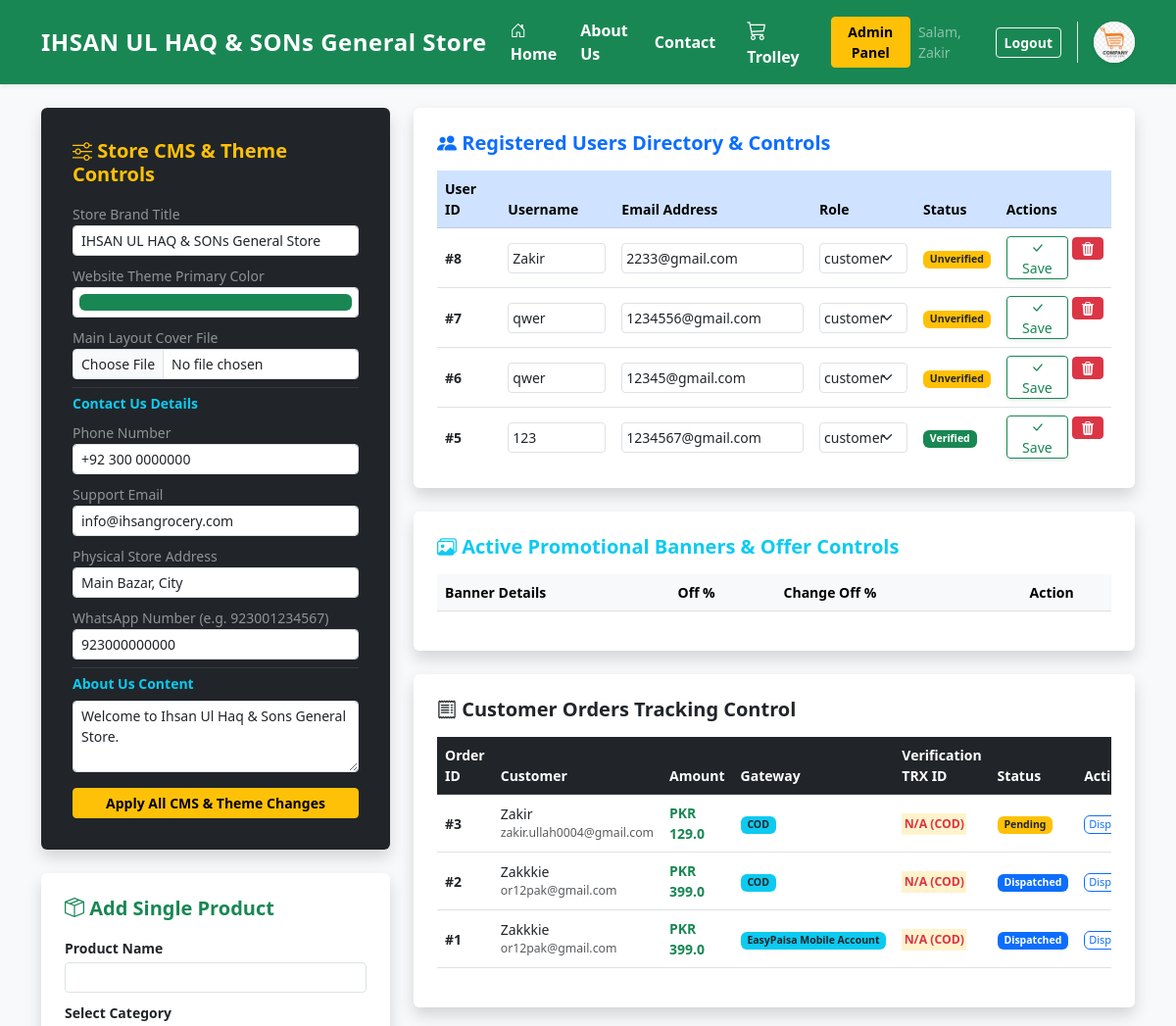
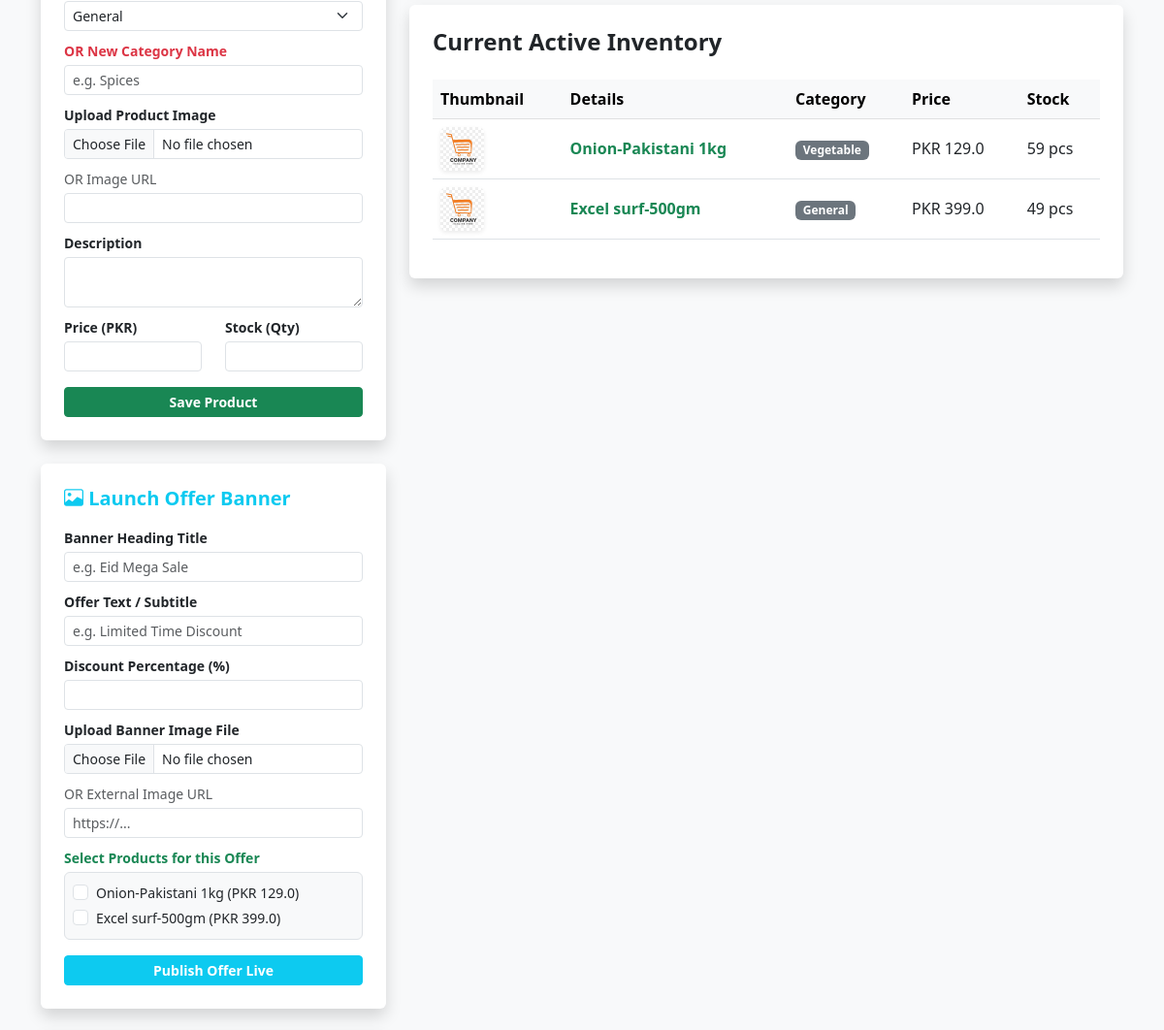
The app's page /admin/dashboard (signed in, upper part), older data (2 pictures, top to bottom).
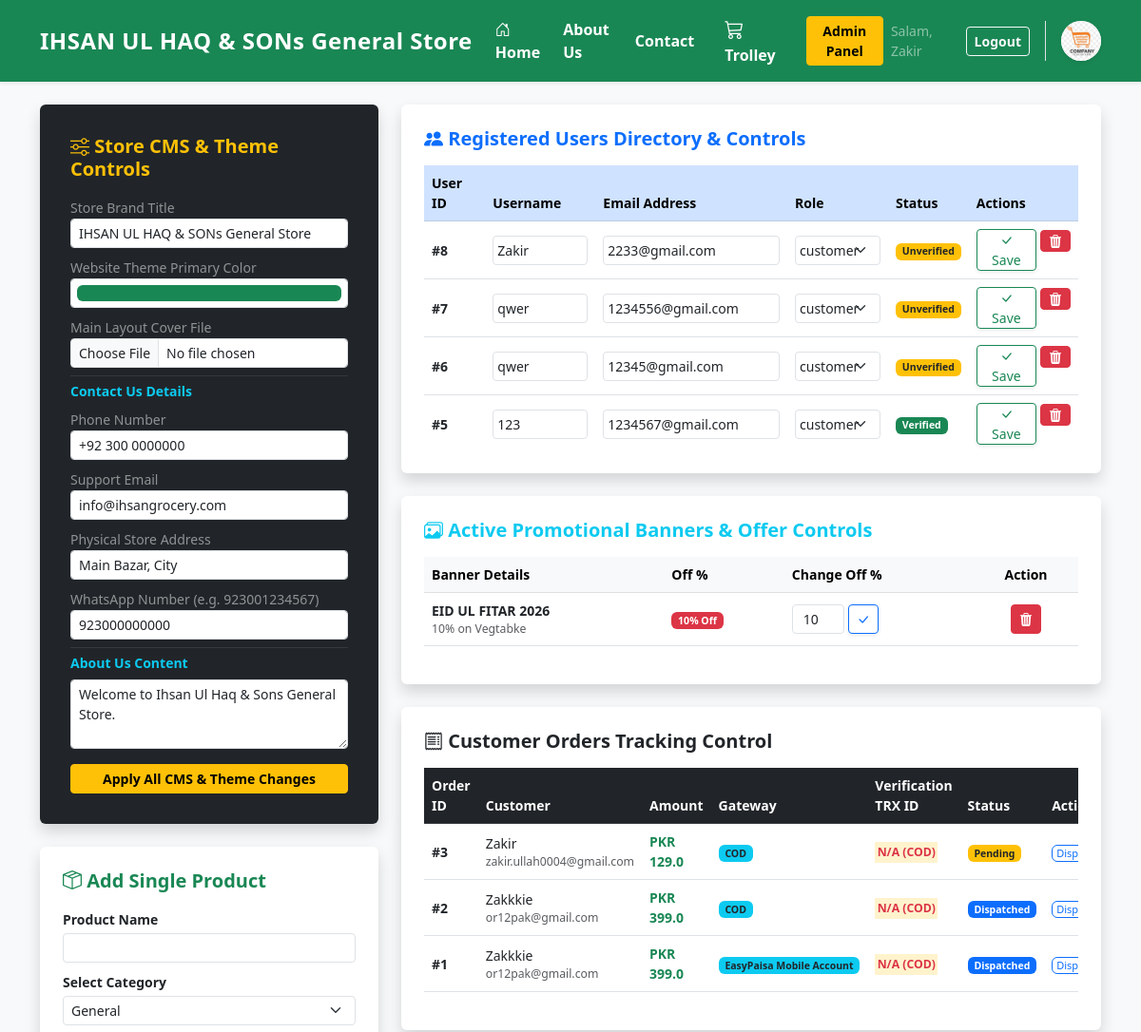
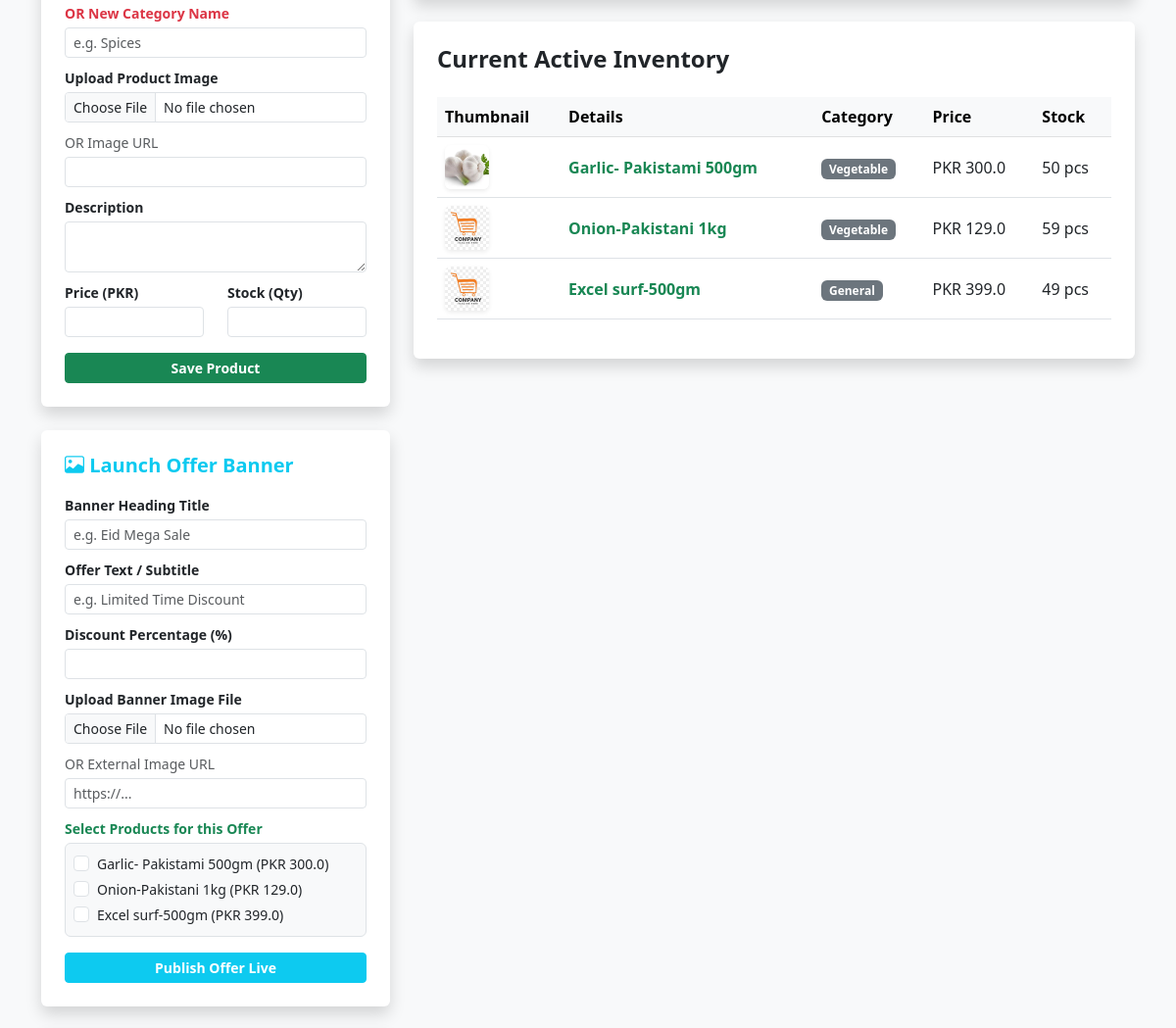
The same page, newer data (2 pictures, top to bottom).
### tables this page shows
CREATE TABLE products (
            id INTEGER PRIMARY KEY AUTOINCREMENT,
            name TEXT NOT NULL,
            description TEXT,
            price REAL NOT NULL,
            stock INTEGER NOT NULL,
            image_url TEXT
        , banner_id INTEGER DEFAULT NULL, category TEXT DEFAULT 'General');

CREATE TABLE users (
            id INTEGER PRIMARY KEY AUTOINCREMENT,
            username TEXT NOT NULL,
            email TEXT UNIQUE NOT NULL,
            password_hash TEXT NOT NULL,
            role TEXT NOT NULL DEFAULT 'customer'
        , is_verified INTEGER DEFAULT 0, otp_code TEXT DEFAULT NULL);

CREATE TABLE orders (
            id INTEGER PRIMARY KEY AUTOINCREMENT,
            user_id INTEGER NOT NULL,
            total_price REAL NOT NULL,
            status TEXT NOT NULL,
            payment_method TEXT NOT NULL DEFAULT 'Cash on Delivery',
            order_date TIMESTAMP DEFAULT CURRENT_TIMESTAMP, transaction_id TEXT,
            FOREIGN KEY (user_id) REFERENCES users (id)
        );

CREATE TABLE banners (
            id INTEGER PRIMARY KEY AUTOINCREMENT,
            title TEXT NOT NULL,
            offer_text TEXT,
            image_url TEXT NOT NULL,
            active INTEGER DEFAULT 1
        , discount_percentage INTEGER DEFAULT 0);

### routes/admin.py (the view, shortened to what this page needs)
@admin_bp.route('/dashboard', methods=['GET', 'POST'])
def dashboard():
    if not is_admin():
        flash('Aap is page ko access nahi kar sakte.', 'error')
        return redirect(url_for('auth.login'))
    conn = get_db_connection()
    cursor = conn.cursor()
    cursor.execute("SELECT * FROM products ORDER BY id DESC")
    products = cursor.fetchall()
    cursor.execute("SELECT DISTINCT category FROM products WHERE category IS NOT NULL")
    categories = [r['category'] for r in cursor.fetchall()]
    cursor.execute("SELECT * FROM banners ORDER BY id DESC")
    banners = cursor.fetchall()
    cursor.execute('''
        SELECT orders.id, users.username, users.email, orders.total_price, orders.payment_method, orders.transaction_id, orders.status
        FROM orders
        JOIN users ON orders.user_id = users.id
        ORDER BY orders.id DESC
    ''')
    orders = cursor.fetchall()
    cursor.execute("SELECT COUNT(*) as count FROM orders WHERE status = 'Pending'")
    total_orders = cursor.fetchone()['count']
    cursor.execute("SELECT id, username, email, role, is_verified FROM users ORDER BY id DESC")
    users = cursor.fetchall()
    conn.close()
    return render_template('admin_dashboard.html', products=products, categories=categories, banners=banners, orders=orders, total_orders=total_orders, users=users)

### database/db_handler.py (called while the page is built)
def get_db_connection():
    conn = sqlite3.connect(DATABASE_NAME)
    conn.row_factory = sqlite3.Row
    return conn

### routes/admin.py (called while the page is built)
def is_admin():
    return session.get('role') == 'admin'

### templates/admin_dashboard.html (shortened to what the changed rows need)
{% extends "base.html" %}
{% block content %}
<div class="row">
    <div class="col-md-4 mb-4">
        <div class="card shadow border-0 mt-4 border-info">
            <div class="card-body p-4">
                <form action="{{ url_for('admin.add_banner') }}" method="POST" enctype="multipart/form-data">
                    <div class="mb-3">
                        <div class="border rounded p-2 bg-light" style="max-height: 120px; overflow-y: auto;">
                            {% for product in products %}
                                <div class="form-check">
                                    <input class="form-check-input" type="checkbox" name="offer_products" value="{{ product.id }}" id="prod_{{ product.id }}">
                                    <label class="form-check-label small" for="prod_{{ product.id }}">{{ product.name }} (PKR {{ product.price }})</label>
                                </div>
                            {% endfor %}
                        </div>
                    </div>
                </form>
            </div>
        </div>
    </div>
    <div class="col-md-8">
        <div class="card shadow border-0 p-4 mb-4 border-primary">
            <div class="table-responsive" style="max-height: 300px; overflow-y: auto;">
                <table class="table table-hover align-middle small">
                    <thead class="table-primary">
                        <tr>
                            <th>User ID</th>
                            <th>Username</th>
                            <th>Email Address</th>
                            <th>Role</th>
                            <th>Status</th>
                            <th>Actions</th>
                        </tr>
                    </thead>
                    <tbody>
                        {% for user in users %}
                        <tr>
                            <td class="fw-bold">#{{ user.id }}</td>
                            <td>
                                <form id="user-form-{{ user.id }}" action="{{ url_for('admin.edit_user', user_id=user.id) }}" method="POST" class="d-flex gap-1">
                                    <input type="text" name="username" class="form-control form-control-sm px-1" value="{{ user.username }}" style="width: 100px;" required>
                            </td>
                            <td>
                                    <input type="email" name="email" class="form-control form-control-sm px-1" value="{{ user.email }}" required>
                            </td>
                            <td>
                                    <select name="role" class="form-select form-select-sm px-1" style="width: 90px;">
                                        <option value="customer" {% if user.role == 'customer' %}selected{% endif %}>customer</option>
                                    </select>
                            </td>
                            <td>
                                <span class="badge {% if user.is_verified %}bg-success{% else %}bg-warning text-dark{% endif %}">
                                    {{ 'Verified' if user.is_verified else 'Unverified' }}
                                </span>
                            </td>
                            <td>
                                <div class="d-flex gap-1">
                                    <button type="submit" class="btn btn-sm btn-outline-success py-0 px-2 shadow-sm" title="Save Changes"><i class="bi bi-check-lg"></i> Save</button>
                                    <form action="{{ url_for('admin.delete_user', user_id=user.id) }}" method="POST" onsubmit="return confirm('Is user account ko Hamesha ke liye Delete karna chahte hain?');">
                                        <button type="submit" class="btn btn-sm btn-danger py-0 px-2" title="Delete User"><i class="bi bi-trash3-fill"></i></button>
                                    </form>
                                </div>
                            </td>
                        </tr>
                        {% endfor %}
                    </tbody>
                </table>
            </div>
        </div>
        <div class="card shadow border-0 p-4 mb-4">
            <div class="table-responsive" style="max-height: 250px; overflow-y: auto;">
                <table class="table table-hover align-middle small">
                    <thead class="table-light">
                        <tr>
                            <th>Banner Details</th>
                            <th>Off %</th>
                            <th>Change Off %</th>
                            <th style="text-align: center;">Action</th>
                        </tr>
                    </thead>
                    <tbody>
                        {% for banner in banners %}
                        <tr>
                            <td class="fw-bold">
                                {{ banner.title }}
                                <div class="text-muted small fw-normal">{{ banner.offer_text }}</div>
                            </td>
                            <td><span class="badge bg-danger">{{ banner.discount_percentage }}% Off</span></td>
                            <td>
                                <form action="{{ url_for('admin.edit_banner', banner_id=banner.id) }}" method="POST" class="d-flex gap-1">
                                    <input type="number" name="discount_percentage" class="form-control form-control-sm px-1 text-center" min="0" max="100" value="{{ banner.discount_percentage }}" style="width: 55px;" required>
                                    <button type="submit" class="btn btn-sm btn-outline-primary py-0 px-2 shadow-sm"><i class="bi bi-check-lg"></i></button>
                                </form>
                            </td>
                            <td style="text-align: center;">
                                <form action="{{ url_for('admin.delete_banner', banner_id=banner.id) }}" method="POST" onsubmit="return confirm('Khatam karna chahte hain?');">
                                    <button type="submit" class="btn btn-sm btn-danger py-1 px-2"><i class="bi bi-trash3-fill"></i></button>
                                </form>
                            </td>
                        </tr>
                        {% endfor %}
                    </tbody>
                </table>
            </div>
        </div>
        <div class="card shadow border-0 p-4 mb-4">
            <div class="table-responsive">
                <table class="table table-hover align-middle small">
                    <thead class="table-dark">
                        <tr>
                            <th>Order ID</th>
                            <th>Customer</th>
                            <th>Amount</th>
                            <th>Gateway</th>
                            <th>Verification TRX ID</th>
                            <th>Status</th>
                            <th>Actions</th>
                        </tr>
                    </thead>
                    <tbody>
                        {% for order in orders %}
                        <tr>
                            <td class="fw-bold">#{{ order.id }}</td>
                            <td>{{ order.username }}<div class="text-muted small">{{ order.email }}</div></td>
                            <td class="fw-bold text-success">PKR {{ order.total_price }}</td>
                            <td><span class="badge bg-info text-dark">{{ order.payment_method }}</span></td>
                            <td><mark class="fw-bold small text-danger">{{ order.transaction_id or 'N/A (COD)' }}</mark></td>
                            <td>
                                <span class="badge {% if order.status=='Pending' %}bg-warning text-dark{% elif order.status=='Dispatched' %}bg-primary{% else %}bg-success{% endif %}">
                                    {{ order.status }}
                                </span>
                            </td>
                            <td>
                                <div class="d-flex gap-1">
                                    <form action="{{ url_for('admin.update_order_status', order_id=order.id, status='Dispatched') }}" method="POST">
                                        <button class="btn btn-xs btn-outline-primary py-0 px-1" style="font-size: 11px;">Dispatch</button>
                                    </form>
                                </div>
                            </td>
                        </tr>
                        {% endfor %}
                    </tbody>
                </table>
            </div>
        </div>
        <div class="card shadow border-0 p-4 mb-4">
            <div class="table-responsive" style="max-height: 400px; overflow-y: auto;">
                <table class="table table-hover align-middle">
                    <thead class="table-light">
                        <tr>
                            <th>Thumbnail</th>
                            <th>Details</th>
                            <th>Category</th>
                            <th>Price</th>
                            <th>Stock</th>
                        </tr>
                    </thead>
                    <tbody>
                        {% for product in products %}
                        <tr>
                            <td>
                                <img src="{{ product.image_url or '/static/logo.png' }}" class="rounded shadow-sm" style="width: 45px; height: 45px; object-fit: cover;" onerror="this.src='/static/logo.png'">
                            </td>
                            <td><div class="fw-bold text-success">{{ product.name }}</div></td>
                            <td><span class="badge bg-secondary">{{ product.category }}</span></td>
                            <td>PKR {{ product.price }}</td>
                            <td>{{ product.stock }} pcs</td>
                        </tr>
                        {% endfor %}
                    </tbody>
                </table>
            </div>
        </div>
    </div>
</div>
{% endblock %}

Row changes from the older to the newer data that the page shows:
added products: name "Garlic- Pakistami 500gm", price "300.0", image_url (picture), category "Vegetable", stock "50"
added banners: title "EID UL FITAR 2026", offer_text "10% on Vegtabke", discount_percentage "10"
